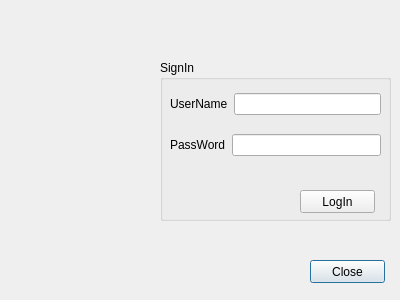
<?xml version="1.0" encoding="UTF-8"?>
<ui version="4.0">
 <class>NwDialog</class>
 <widget class="QDialog" name="NwDialog">
  <property name="geometry">
   <rect>
    <x>0</x>
    <y>0</y>
    <width>400</width>
    <height>300</height>
   </rect>
  </property>
  <property name="windowTitle">
   <string>Dialog</string>
  </property>
  <widget class="QPushButton" name="pushButton">
   <property name="geometry">
    <rect>
     <x>310</x>
     <y>260</y>
     <width>75</width>
     <height>23</height>
    </rect>
   </property>
   <property name="text">
    <string>Close</string>
   </property>
  </widget>
  <widget class="QGroupBox" name="groupBox">
   <property name="geometry">
    <rect>
     <x>160</x>
     <y>60</y>
     <width>231</width>
     <height>161</height>
    </rect>
   </property>
   <property name="title">
    <string>SignIn</string>
   </property>
   <widget class="QPushButton" name="pushButton_2_Login">
    <property name="geometry">
     <rect>
      <x>140</x>
      <y>130</y>
      <width>75</width>
      <height>23</height>
     </rect>
    </property>
    <property name="text">
     <string>LogIn</string>
    </property>
   </widget>
   <widget class="QWidget" name="">
    <property name="geometry">
     <rect>
      <x>10</x>
      <y>20</y>
      <width>211</width>
      <height>91</height>
     </rect>
    </property>
    <layout class="QVBoxLayout" name="verticalLayout">
     <item>
      <layout class="QHBoxLayout" name="horizontalLayout">
       <item>
        <widget class="QLabel" name="label_username">
         <property name="text">
          <string>UserName</string>
         </property>
        </widget>
       </item>
       <item>
        <widget class="QLineEdit" name="lineEdit_username"/>
       </item>
      </layout>
     </item>
     <item>
      <layout class="QHBoxLayout" name="horizontalLayout_2">
       <item>
        <widget class="QLabel" name="label_2_password">
         <property name="text">
          <string>PassWord</string>
         </property>
        </widget>
       </item>
       <item>
        <widget class="QLineEdit" name="lineEdit_2_password">
         <property name="echoMode">
          <enum>QLineEdit::Password</enum>
         </property>
        </widget>
       </item>
      </layout>
     </item>
    </layout>
   </widget>
  </widget>
  <widget class="QLabel" name="label">
   <property name="geometry">
    <rect>
     <x>10</x>
     <y>70</y>
     <width>131</width>
     <height>141</height>
    </rect>
   </property>
   <property name="text">
    <string/>
   </property>
  </widget>
 </widget>
 <resources/>
 <connections>
  <connection>
   <sender>pushButton</sender>
   <signal>clicked()</signal>
   <receiver>NwDialog</receiver>
   <slot>close()</slot>
   <hints>
    <hint type="sourcelabel">
     <x>340</x>
     <y>270</y>
    </hint>
    <hint type="destinationlabel">
     <x>274</x>
     <y>266</y>
    </hint>
   </hints>
  </connection>
 </connections>
</ui>
